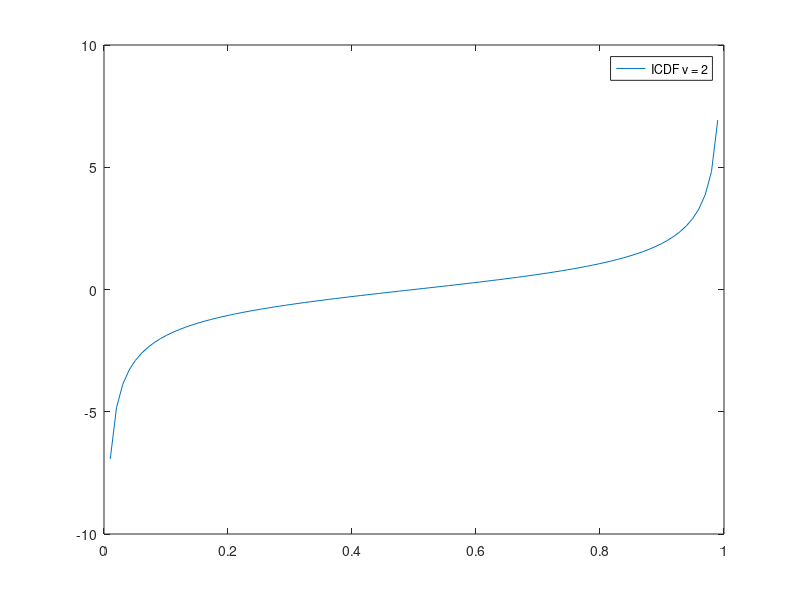

Here is the MATLAB script that generated this plot:
nu = 2; % degrees of freedom
x = linspace(-10,10,100);
y = tpdf(x,nu);

%%
plot(x,y)
hold on
plot(x,normpdf(x,0,1),'r')
hold off
legend(['PDF \nu = ' num2str(nu)])

%%
c = tcdf(x,nu);
plot(x,c)
legend(['CDF \nu = ' num2str(nu)])

%%
p = linspace(0,1,100);
i = tinv(p,nu);
plot(p,i);
legend(['ICDF \nu = ' num2str(nu)])